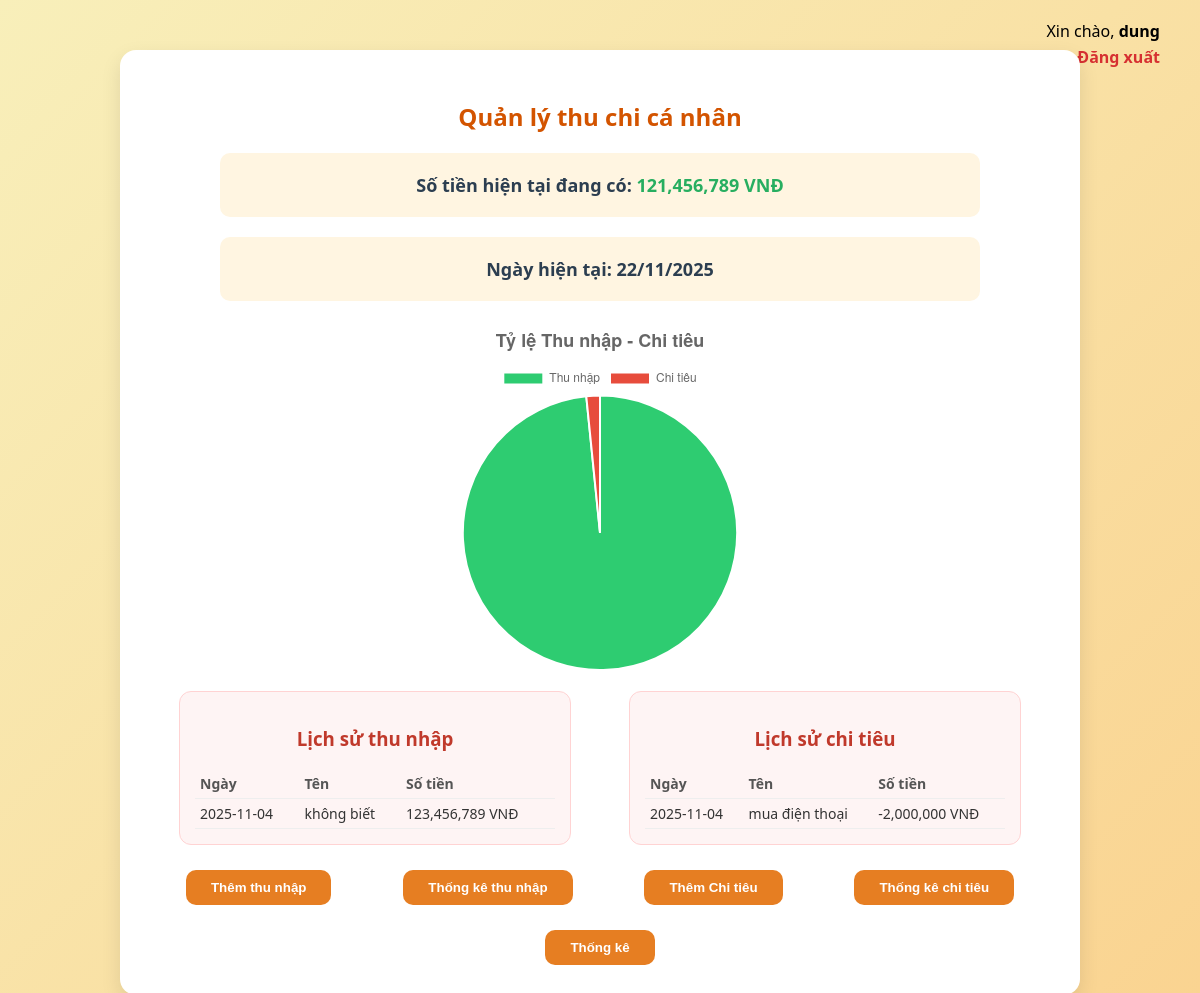
/index.php (signed in), run on an earlier commit of the app's database.
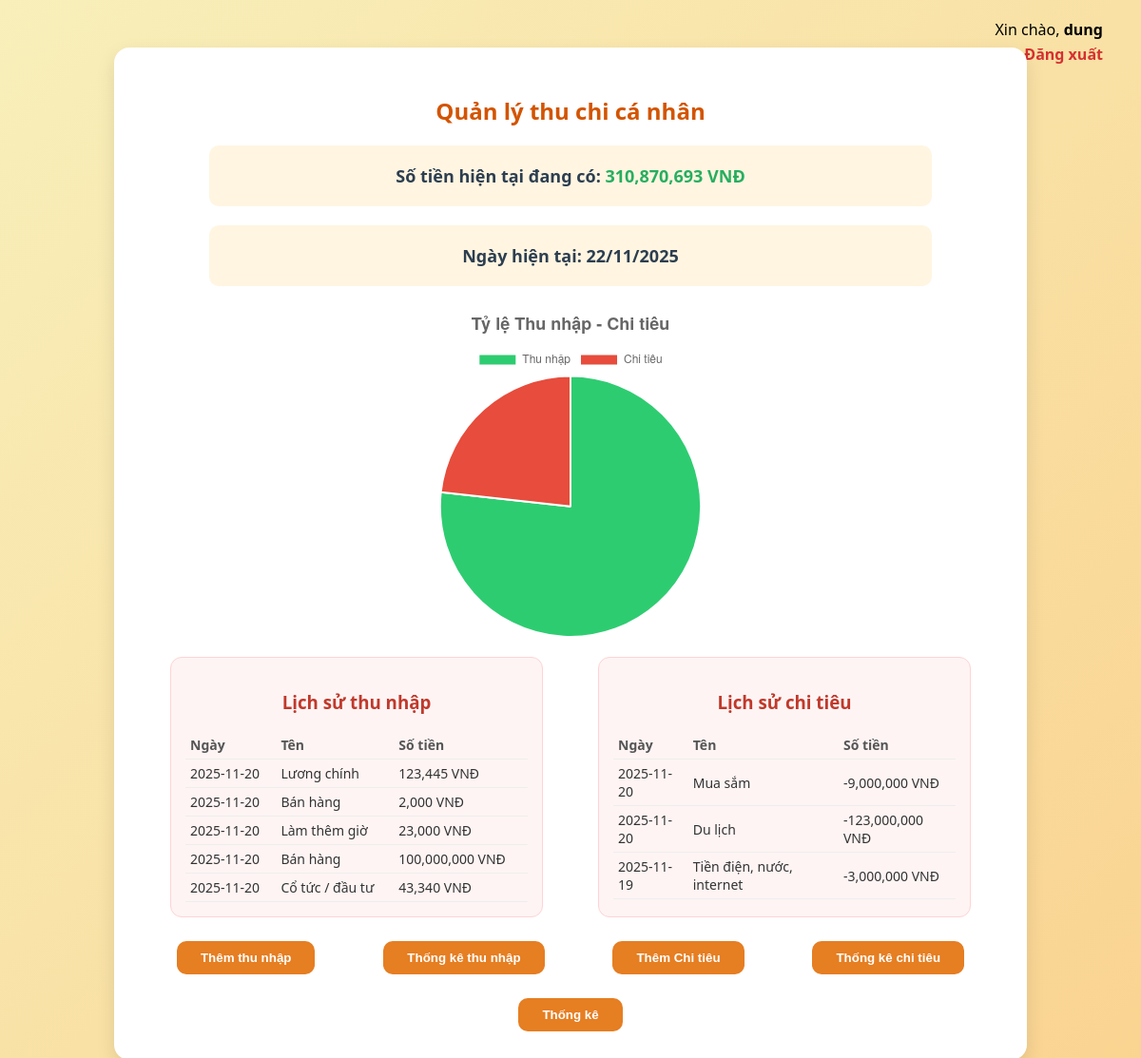
And on a later commit of the database.
### tables this page shows
CREATE TABLE IF NOT EXISTS `incomes` (
  `id` int NOT NULL AUTO_INCREMENT,
  `user_id` int NOT NULL,
  `category_id` int DEFAULT NULL,
  `title` varchar(255) DEFAULT NULL,
  `amount` decimal(15,2) NOT NULL,
  `note` text,
  `date` date NOT NULL,
  `created_at` timestamp NULL DEFAULT CURRENT_TIMESTAMP,
  PRIMARY KEY (`id`),
  KEY `user_id` (`user_id`),
  KEY `category_id` (`category_id`)
);

CREATE TABLE IF NOT EXISTS `expenses` (
  `id` int NOT NULL AUTO_INCREMENT,
  `user_id` int NOT NULL,
  `category_id` int DEFAULT NULL,
  `title` varchar(255) DEFAULT NULL,
  `amount` decimal(15,2) NOT NULL,
  `note` text,
  `date` date NOT NULL,
  `created_at` timestamp NULL DEFAULT CURRENT_TIMESTAMP,
  PRIMARY KEY (`id`),
  KEY `user_id` (`user_id`),
  KEY `category_id` (`category_id`)
);

### index.php (the view, shortened to what this page needs)
<?php
$isLoggedIn = isset($_SESSION['username']);
$servername = "localhost";
$username = "root";
$password = "";
$database = "Quanlythuchi";
$conn = mysqli_connect($servername, $username, $password, $database);
$current_date = date("d/m/Y");
$current_money = 0;
$income = 0;
$expense = 0;
$income_list = [];
$expense_list = [];
if ($isLoggedIn) {
    $user = $_SESSION['username'];
    $query = mysqli_query($conn, "SELECT id FROM users WHERE username='$user'");
    $row = mysqli_fetch_assoc($query);
    $user_id = $row['id'];
    $income = mysqli_fetch_assoc(mysqli_query($conn, "SELECT SUM(amount) AS total FROM incomes WHERE user_id='$user_id'"))['total'] ?? 0;
    $expense = mysqli_fetch_assoc(mysqli_query($conn, "SELECT SUM(amount) AS total FROM expenses WHERE user_id='$user_id'"))['total'] ?? 0;
    $current_money = $income - $expense;
    $income_query = mysqli_query($conn, "SELECT title, amount, date FROM incomes WHERE user_id='$user_id' ORDER BY date DESC LIMIT 5");
    while ($r = mysqli_fetch_assoc($income_query)) {
        $income_list[] = $r;
    }
    $expense_query = mysqli_query($conn, "SELECT title, amount, date FROM expenses WHERE user_id='$user_id' ORDER BY date DESC LIMIT 5");
    while ($r = mysqli_fetch_assoc($expense_query)) {
        $expense_list[] = $r;
    }
}
?>
<!DOCTYPE html>
<html lang="vi">
<head>
</head>
<body>
<div class="top-right">
    <?php if ($isLoggedIn): ?>
        <div>Xin chào, <b><?php echo $_SESSION['username']; ?></b></div>
        <a href="dangxuat.php">Đăng xuất</a>
    <?php else: ?>
        <a href="dangnhap.php">Đăng nhập</a>
        <a href="dangky.php">Đăng ký</a>
    <?php endif; ?>
</div>
<div class="container">
    <h2> Quản lý thu chi cá nhân</h2>
    <div class="box">Số tiền hiện tại đang có:
        <span style="color:#27ae60">
            <?php echo number_format($current_money, 0); ?> VNĐ
        </span>
    </div>
    <div class="box">Ngày hiện tại: <?php echo $current_date; ?></div>
    <?php if ($isLoggedIn): ?>
        <canvas id="chartThuChi" width="350" height="200" style="margin: 20px auto;"></canvas>
        <script>
        const ctx = document.getElementById('chartThuChi');
        new Chart(ctx, {
            type: 'pie',
            data: {
                labels: ['Thu nhập', 'Chi tiêu'],
                datasets: [{
                    data: [<?php echo $income; ?>, <?php echo $expense; ?>],
                    backgroundColor: ['#2ecc71', '#e74c3c'],
                }]
            },
            options: {
                plugins: {
                    title: {
                        display: true,
                        text: 'Tỷ lệ Thu nhập - Chi tiêu',
                        font: { size: 18 }
                    }
                }
            }
        });
        </script>
    <?php endif; ?>
    <div class="history">
        <div class="history-box">
            <h3>Lịch sử thu nhập</h3>
            <table>
                <tr><th>Ngày</th><th>Tên</th><th>Số tiền</th></tr>
                <?php if ($isLoggedIn && count($income_list) > 0): ?>
                    <?php foreach ($income_list as $i): ?>
                        <tr>
                            <td><?php echo $i['date']; ?></td>
                            <td><?php echo htmlspecialchars($i['title']); ?></td>
                            <td><?php echo number_format($i['amount']); ?> VNĐ</td>
                        </tr>
                    <?php endforeach; ?>
                <?php else: ?>
                    <tr><td colspan="3" style="text-align:center;">Chưa có dữ liệu</td></tr>
                <?php endif; ?>
            </table>
        </div>
        <div class="history-box">
            <h3>Lịch sử chi tiêu</h3>
            <table>
                <tr><th>Ngày</th><th>Tên</th><th>Số tiền</th></tr>
                <?php if ($isLoggedIn && count($expense_list) > 0): ?>
                    <?php foreach ($expense_list as $e): ?>
                        <tr>
                            <td><?php echo $e['date']; ?></td>
                            <td><?php echo htmlspecialchars($e['title']); ?></td>
                            <td>-<?php echo number_format($e['amount']); ?> VNĐ</td>
                        </tr>
                    <?php endforeach; ?>
                <?php else: ?>
                    <tr><td colspan="3" style="text-align:center;">Chưa có dữ liệu</td></tr>
                <?php endif; ?>
            </table>
        </div>
    </div>
    <div class="btn-row">
        <button class="btn" onclick="window.location='thunhap.php'">Thêm thu nhập</button>
        <button class="btn" onclick="window.location='thongke_thunhap.php'">Thống kê thu nhập</button>
        <button class="btn" onclick="window.location='chitieu.php'">Thêm Chi tiêu</button>
        <button class="btn" onclick="window.location='thongke_chitieu.php'">Thống kê chi tiêu</button>
    </div>
    <div class="btn-row">
        <button class="btn" onclick="window.location='thongke.php'">Thống kê</button>
    </div>
</div>
</body>
</html>

### index.php (style rules this page uses)
body { font-family: 'Segoe UI', Arial, sans-serif; background: linear-gradient(135deg, #f8efba, #fad390); margin: 0; padding: 0; }
.container { max-width: 900px; margin: 50px auto; background: #fff; border-radius: 16px; box-shadow: 0 8px 20px rgba(0,0,0,0.1); padding: 30px; text-align: center; position: relative; }
.top-right { position: absolute; top: 20px; right: 40px; text-align: right; }
.top-right a { text-decoration: none; color: #d63031; font-weight: bold; display: block; margin: 4px 0; }
h2 { color: #d35400; }
.box { background: #fff5e1; padding: 20px; border-radius: 10px; margin: 20px auto; width: 80%; font-size: 18px; font-weight: 600; color: #2c3e50; }
.history { display: flex; justify-content: space-around; flex-wrap: wrap; margin-top: 20px; text-align: left; }
.history-box { width: 40%; background: #fef4f4; border: 1px solid #ffd3d3; border-radius: 12px; padding: 15px; font-weight: 500; color: #333; }
.history-box h3 { text-align: center; color: #c0392b; }
table { width: 100%; border-collapse: collapse; margin-top: 10px; font-size: 14px; }
th, td { border-bottom: 1px solid #eee; padding: 5px; text-align: left; }
th { color: #555; font-weight: bold; }
.btn-row { display: flex; justify-content: space-around; margin-top: 25px; }
.btn { background: #e67e22; color: white; border: none; border-radius: 10px; padding: 10px 25px; cursor: pointer; font-weight: 600; transition: all 0.3s ease; }

What changed in the data, as far as the page shows it:
removed incomes: date "2025-11-04", title "không biết", amount "123,456,789"
removed expenses: date "2025-11-04", title "mua điện thoại", amount "2,000,000"
added incomes: date "2025-11-20", title "Lương chính", amount "123,445"
added incomes: date "2025-11-20", title "Bán hàng", amount "2,000"
added incomes: date "2025-11-20", title "Làm thêm giờ", amount "23,000"
added incomes: date "2025-11-20", title "Bán hàng", amount "100,000,000"
added incomes: date "2025-11-20", title "Cổ tức / đầu tư", amount "43,340"
added expenses: date "2025-11-20", title "Mua sắm", amount "9,000,000"
added expenses: date "2025-11-20", title "Du lịch", amount "123,000,000"
added expenses: date "2025-11-19", title "Tiền điện, nước, internet", amount "3,000,000"
Also different on the page:
$current_money: "121,456,789" → "310,870,693"
chart data {{ $income }}: 123456789.00 → 445870693.00
chart data {{ $expense }}: 2000000.00 → 135000000.00
